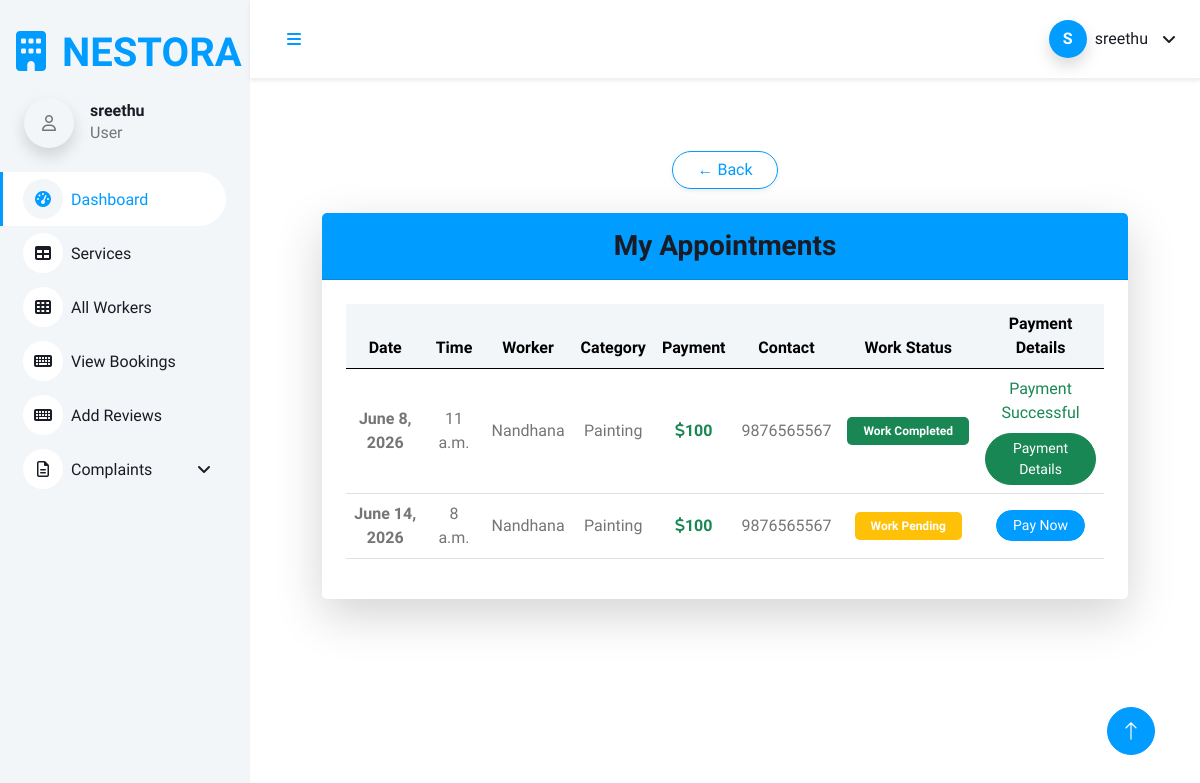
Screenshot of /user_view_appointment (signed in) with the database file from the repository.
### Homeserviceapp/models.py (models this page shows, shortened)
class Login(AbstractUser):
    is_user = models.BooleanField(default=False)
    is_worker = models.BooleanField(default=False)

class Appointment(models.Model):
    user = models.ForeignKey(Login, on_delete=models.CASCADE, related_name='appointment')
    user_profile = models.ForeignKey(UserRegistration, on_delete=models.CASCADE, related_name='user_profile')
    worker = models.ForeignKey(WorkerRegistration, on_delete=models.CASCADE, related_name='worker')
    availability = models.ForeignKey(Availability, on_delete=models.DO_NOTHING)
    appointment_status = models.IntegerField(default=0)
    work_status = models.BooleanField(default=False)
    payment_status = models.IntegerField(default=0)
    worker_amount = models.IntegerField(null=True, blank=True)
    worker_payment_status = models.IntegerField(default=0)
    admin_wallet = models.IntegerField(null=True, blank=True)

class Availability(models.Model):
    user = models.ForeignKey(WorkerRegistration, on_delete=models.DO_NOTHING)
    date = models.DateField()
    time = models.TimeField()
    schedule_status = models.IntegerField(default=0)
    booking_status = models.IntegerField(default=0)

class WorkerRegistration(models.Model):
    user = models.OneToOneField(Login, on_delete=models.CASCADE, related_name='worker')
    name = models.CharField(max_length=300)
    category = models.ForeignKey(Category, on_delete=models.DO_NOTHING)
    address = models.TextField()
    contact = models.IntegerField()
    paypal_email = models.CharField(max_length=200, null=True, blank=True)
    payment = models.IntegerField(null=True, blank=True)
    experience = models.IntegerField()
    image = models.ImageField(upload_to='uploads/')

class Category(models.Model):
    category = models.CharField(max_length=300)
    def __str__(self):
        return self.category

### Homeserviceapp/views.py (the view)
# urls.py: path('user_view_appointment', views.user_view_appointments, name='user_view_appointment'),
def user_view_appointments(request):
    u = UserRegistration.objects.get(user=request.user)
    data = Appointment.objects.filter(user=u.user)
    return render(request, 'user/booking_details.html', {'data': data})

### templates/user/booking_details.html (shortened to what this page needs)
{% extends 'user/user_dashboard.html' %}
{% block content %}
<div class="container mt-4">
    <div class="mb-4">
        <a href="{% url 'user_dashboard' %}"
           class="btn btn-outline-primary rounded-pill px-4 shadow-sm">
            ← Back
        </a>
    </div>
    <div class="card border-0 shadow-lg rounded-4 overflow-hidden">
        <div class="card-header bg-primary text-white py-3">
            <h3 class="mb-0 text-center">
                My Appointments
            </h3>
        </div>
        <div class="card-body p-4">
            <div class="table-responsive">
                <table class="table table-hover align-middle">
                    <thead class="table-light">
                        <tr>
                            <th>Date</th>
                            <th>Time</th>
                            <th>Worker</th>
                            <th>Category</th>
                            <th>Payment</th>
                            <th>Contact</th>
                            <th>Work Status</th>
                            <th>Payment Details</th>
                        </tr>
                    </thead>
                    <tbody>
                    {% for i in data %}
                        <tr>
                            <td>
                                <strong>{{ i.availability.date }}</strong>
                            </td>
                            <td>
                                {{ i.availability.time }}
                            </td>
                            <td>
                                {{ i.worker.name }}
                            </td>
                            <td>
                                {{ i.worker.category }}
                            </td>
                            <td>
                                <span class="fw-bold text-success">
                                    <i class="fa-solid fa-dollar-sign"></i>{{ i.worker.payment }}
                                </span>
                            </td>
                            <td>
                                {{ i.worker.contact }}
                            </td>
                            <td>
                                {% if i.appointment_status == 0 %}
                                    {% if i.availability.booking_status == 1 %}
                                        <span class="badge bg-warning text-dark px-3 py-2">
                                            Pending
                                        </span>
                                    {% endif %}
                                {% elif i.appointment_status == 1 %}
                                    {% if i.work_status %}
                                        <span class="badge bg-success px-3 py-2">
                                            Work Completed
                                        </span>
                                    {% else %}
                                        <span class="badge bg-warning px-3 py-2">
                                            Work Pending
                                        </span>
                                    {% endif %}
                                {% elif i.appointment_status == 2 %}
                                    <span class="badge bg-danger px-3 py-2">
                                        Rejected
                                    </span>
                                {% endif %}
                            </td>
                            <td>
                                {% if i.appointment_status == 0 %}
                                    {% if i.availability.booking_status == 1 %}
                                        <a href="{% url 'cancel_appointment' i.id %}"
                                           class="btn btn-danger btn-sm rounded-pill px-3"
                                           onclick="return confirm('Are you sure you want to cancel this appointment?');">
                                            Cancel
                                        </a>
                                    {% endif %}
                                {% elif i.appointment_status == 1 %}
                                    {% if i.payment_status == 0 %}
                                        <a href="{% url 'pay' i.id %}">
                                            <button class="btn btn-primary btn-sm rounded-pill px-3">
                                                Pay Now
                                            </button>
                                        </a>
                                    {% elif i.payment_status == 1 %}
                                        <p class="text-success fw-semibold mb-2">
                                            Payment Successful
                                        </p>
                                        <a href="{% url 'payment_details' i.id %}">
                                            <button class="btn btn-success btn-sm rounded-pill px-3">
                                                Payment Details
                                            </button>
                                        </a>
                                    {% endif %}
                                {% elif i.appointment_status == 2 %}
                                    <span class="text-danger fw-semibold">
                                        Appointment Rejected
                                    </span>
                                {% endif %}
                            </td>
                        </tr>
                    {% empty %}
                        <tr>
                            <td colspan="8" class="text-center text-muted py-4">
                                No appointments found.
                            </td>
                        </tr>
                    {% endfor %}
                    </tbody>
                </table>
            </div>
        </div>
    </div>
</div>
{% endblock %}

### templates/user/user_dashboard.html (shortened to what this page needs)
<!DOCTYPE html>
<html lang="en">
{% load static %}
<head>
    <link href="https://cdn.jsdelivr.net/npm/bootstrap-icons@1.4.1/font/bootstrap-icons.css" rel="stylesheet">
    <link href=" {% static '/dashboard/lib/owlcarousel/assets/owl.carousel.min.css' %} " rel="stylesheet">
    <link href=" {% static '/dashboard/lib/tempusdominus/css/tempusdominus-bootstrap-4.min.css' %} " rel="stylesheet" />
    <link href=" {% static '/dashboard/css/bootstrap.min.css' %} " rel="stylesheet">
    <link href=" {% static '/dashboard/css/style.css' %} " rel="stylesheet">
    <link rel="stylesheet"
      href="https://cdnjs.cloudflare.com/ajax/libs/font-awesome/6.5.2/css/all.min.css">
</head>
<body>
    <div>
        <div class="sidebar pe-4 pb-3">
            <nav class="navbar bg-light navbar-light">
                <a href=" {% static 'index.html' %} " class="navbar-brand d-flex align-items-center">
                    <h1 class="m-3 text-primary"><i class="fa fa-building me-3"></i>NESTORA</h1>
                </a>
                <div class="d-flex align-items-center ms-4 mb-4">
                     <div class="bg-light rounded-circle d-inline-flex align-items-center justify-content-center shadow"
                             style="width: 50px; height: 50px;">
                            <i class="fa-regular fa-user"></i>
                        </div>
                    <div class="ms-3">
                        <h6 class="mb-0">{{user.username}}</h6>
                        <span>User</span>
                    </div>
                </div>
                <div class="navbar-nav w-100">
                    <a href=" {% url 'user_dashboard' %} " class="nav-item nav-link active "><i class="fa fa-tachometer-alt me-2"></i>Dashboard</a>
                    <a href=" {% url 'services' %} " class="nav-item nav-link"><i class="fa fa-table me-2"></i>Services</a>
                    <a href=" {% url 'view_workers_user' %} " class="nav-item nav-link"><i class="fa fa-th me-2"></i>All Workers</a>
                    <a href=" {% url 'user_view_appointment' %} " class="nav-item nav-link"><i class="fa fa-keyboard me-2"></i>View Bookings</a>
                    <a href=" {% url 'review' %} " class="nav-item nav-link"><i class="fa fa-keyboard me-2"></i>Add Reviews</a>
                    <div class="nav-item dropdown">
                        <a href="#" class="nav-link dropdown-toggle" data-bs-toggle="dropdown"><i class="far fa-file-alt me-2"></i>Complaints</a>
                    </div>
                </div>
            </nav>
        </div>
        <div class="content">
           <nav class="navbar navbar-expand-lg navbar-light bg-white sticky-top px-4 py-2 shadow-sm no-print"
                style="border-bottom:1px solid #f1f1f1;">
               <a href="#" class="sidebar-toggler flex-shrink-0">
                    <i class="fa fa-bars"></i>
                </a>
               <div class="navbar-nav ms-auto d-flex align-items-center gap-3">
                   <div class="nav-item dropdown">
                       <a href="#" class="nav-link dropdown-toggle d-flex align-items-center gap-2"
                          data-bs-toggle="dropdown">
                           <div class="rounded-circle bg-primary text-white d-flex align-items-center justify-content-center shadow"
                                style="width:38px;height:38px;font-weight:600;">
                               {{ user.username|first|upper }}
                           </div>
                           <span class="d-none d-md-inline fw-semibold text-dark">
                               {{ user.username }}
                           </span>
                       </a>
                   </div>
               </div>
           </nav>
            <div class="container-fluid pt-4 px-4">
                <div class="row g-4">
                    <div class="col-sm-12 col-xl-12">
                        <div class="text-center rounded p-4">
                            <div class="d-flex align-items-center justify-content-between mb-4">
                                {% block content %}
                                {% endblock %}
                            </div>
                        </div>
                    </div>
                </div>
            </div>
        </div>
        <a href="#" class="btn btn-lg btn-primary btn-lg-square back-to-top no-print"><i class="bi bi-arrow-up"></i></a>
    </div>
</body>
</html>

### static/dashboard/css/style.css (style rules this page uses)
:root { --primary: #009CFF; --light: #F3F6F9; --dark: #191C24; }
.back-to-top { position: fixed; display: none; right: 45px; bottom: 45px; z-index: 99; }
.btn { transition: .5s; }
.btn.btn-primary { color: #FFFFFF; }
.btn-lg-square { width: 48px; height: 48px; }
.btn-square, .btn-sm-square, .btn-lg-square { padding: 0; display: inline-flex; align-items: center; justify-content: center; font-weight: normal; border-radius: 50px; }
.sidebar { position: fixed; top: 0; left: 0; bottom: 0; width: 250px; height: 100vh; overflow-y: auto; background: var(--light); transition: 0.5s; z-index: 999; }
.content { margin-left: 250px; min-height: 100vh; background: #FFFFFF; transition: 0.5s; }
@media (min-width: 992px) { .sidebar { margin-left: 0; } }
@media (min-width: 992px) { .content { width: calc(100% - 250px); } }
.sidebar .navbar .navbar-nav .nav-link { padding: 7px 20px; color: var(--dark); font-weight: 500; border-left: 3px solid var(--light); border-radius: 0 30px 30px 0; outline: none; }
.sidebar .navbar .navbar-nav .nav-link:hover, .sidebar .navbar .navbar-nav .nav-link.active { color: var(--primary); background: #FFFFFF; border-color: var(--primary); }
.sidebar .navbar .navbar-nav .nav-link i { width: 40px; height: 40px; display: inline-flex; align-items: center; justify-content: center; background: #FFFFFF; border-radius: 40px; }
.sidebar .navbar .navbar-nav .nav-link:hover i, .sidebar .navbar .navbar-nav .nav-link.active i { background: var(--light); }
.sidebar .navbar .dropdown-toggle::after { position: absolute; top: 15px; right: 15px; border: none; content: "\f107"; font-family: "Font Awesome 5 Free"; font-weight: 900; transition: .5s; }
.content .navbar .navbar-nav .nav-link { margin-left: 25px; padding: 12px 0; color: var(--dark); outline: none; }
.content .navbar .sidebar-toggler, .content .navbar .navbar-nav .nav-link i { width: 40px; height: 40px; display: inline-flex; align-items: center; justify-content: center; background: #FFFFFF; border-radius: 40px; }
.content .navbar .dropdown-toggle::after { margin-left: 6px; vertical-align: middle; border: none; content: "\f107"; font-family: "Font Awesome 5 Free"; font-weight: 900; transition: .5s; }

### rows the page displays
Login: username "sreethu", username|first "S"
Appointment: availability "June 8, 2026", availability.time "11 a.m.", worker.name "Nandhana", worker.category "Painting", worker.payment "100", worker.contact "9876565567", appointment_status "Work Completed"
Appointment: availability "June 14, 2026", availability.time "8 a.m.", worker.name "Nandhana", worker.category "Painting", worker.payment "100", worker.contact "9876565567", appointment_status "Work Pending"
